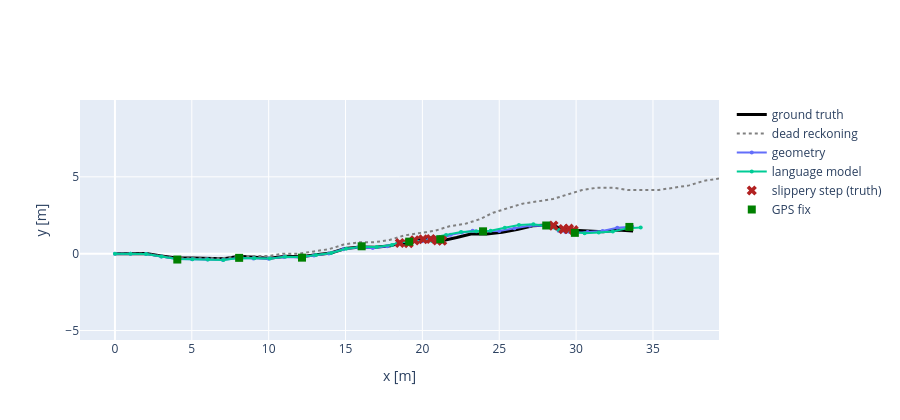

Notebook source saved alongside this figure:
### Markdown cell above
## One route up close

The trajectories show where the error comes from. Dead reckoning trusts every odometry step, so it
overshoots each slippery stretch. The graph pulls the trajectory back toward the GPS fixes, and the mode
evidence decides which steps absorb the correction.

### Code cell
SHOW = ["geometry", "language model"]
COLORS = {"geometry": "#636efa", "keywords": "#ef553b", "language model": "#00cc96"}
estimates = {source: solve(route, evidence(route, source)) for source in SHOW}

dead_reckoning = [Pose2()]
for z in route["odometry"]:
    dead_reckoning.append(dead_reckoning[-1].compose(z))

fig = go.Figure()
for name, poses, style in [("ground truth", route["truth"], dict(color="black", width=3)),
                           ("dead reckoning", dead_reckoning, dict(color="gray", dash="dot"))]:
    fig.add_trace(go.Scatter(x=[p.x() for p in poses], y=[p.y() for p in poses], mode="lines",
                             name=name, line=style))
for source in SHOW:
    poses = estimates[source][1]
    fig.add_trace(go.Scatter(x=[p.x() for p in poses], y=[p.y() for p in poses], mode="lines+markers",
                             marker=dict(size=4), name=source, line=dict(color=COLORS[source])))
slips = [k + 1 for k, m in enumerate(route["modes"]) if m]
fig.add_trace(go.Scatter(x=[route["truth"][k].x() for k in slips], y=[route["truth"][k].y() for k in slips],
                         mode="markers", name="slippery step (truth)",
                         marker=dict(symbol="x", size=9, color="firebrick")))
fig.add_trace(go.Scatter(x=[p.x() for p in route["gps"].values()], y=[p.y() for p in route["gps"].values()],
                         mode="markers", name="GPS fix", marker=dict(symbol="square", size=8, color="green")))
fig.update_layout(xaxis_title="x [m]", yaxis_title="y [m]", yaxis_scaleanchor="x", height=420)
fig.show()

### Figure 1 — Plotly figure (JSON) as saved in the notebook; plotly's stock layout.template omitted (floating-point values rounded to 4 significant figures)
{"data": [{"line": {"color": "black", "width": 3}, "mode": "lines", "name": "ground truth", "type": "scatter", "x": [0.0, 1.02, 2.034, 3.02, 4.006, 5.032, 6.044, 7.096, 8.078, 9.092, 10.05, 11.11, 12.09, 13.09, 14.05, 14.98, 15.99, 16.95, 17.92, 18.53, 19.11, 19.49, 20.05, 20.55, 20.97, 21.29, 22.23, 23.16, 24.19, 25.19, 26.23, 27.18, 28.15, 28.53, 29.17, 29.53, 29.84, 30.82, 31.76, 32.71, 33.71], "y": [0.0, -0.01921, 0.007069, -0.1471, -0.282, -0.287, -0.3076, -0.3211, -0.1634, -0.2107, -0.2938, -0.1661, -0.1967, -0.07057, 0.0481, 0.3399, 0.4393, 0.424, 0.5117, 0.696, 0.6791, 0.8687, 0.9396, 0.9551, 0.8639, 0.8476, 1.053, 1.283, 1.289, 1.39, 1.595, 1.815, 1.87, 1.826, 1.601, 1.627, 1.527, 1.474, 1.43, 1.54, 1.47]}, {"line": {"color": "gray", "dash": "dot"}, "mode": "lines", "name": "dead reckoning", "type": "scatter", "x": [0.0, 1.0, 2.0, 2.989, 3.978, 4.978, 5.978, 6.978, 7.966, 8.966, 9.966, 10.96, 11.96, 12.94, 13.93, 14.89, 15.88, 16.88, 17.87, 18.82, 19.81, 20.8, 21.75, 22.74, 23.7, 24.6, 25.55, 26.51, 27.5, 28.49, 29.44, 30.4, 31.39, 32.39, 33.37, 34.37, 35.37, 36.36, 37.35, 38.31, 39.3], "y": [0.0, 0.0, 0.0, -0.1494, -0.2989, -0.2989, -0.2989, -0.2989, -0.1494, -0.1494, -0.1494, -1.388e-16, -1.665e-16, 0.1494, 0.2989, 0.5944, 0.7438, 0.7438, 0.8933, 1.189, 1.338, 1.488, 1.783, 1.933, 2.228, 2.663, 2.959, 3.254, 3.404, 3.553, 3.849, 4.144, 4.294, 4.294, 4.144, 4.144, 4.144, 4.294, 4.443, 4.738, 4.888]}, {"line": {"color": "#636efa"}, "marker": {"size": 4}, "mode": "lines+markers", "name": "geometry", "type": "scatter", "x": [0.0003347, 1.009, 2.017, 3.013, 4.008, 5.011, 6.014, 7.016, 8.011, 9.006, 10.0, 10.99, 11.98, 12.95, 13.92, 14.85, 15.82, 16.77, 17.71, 18.62, 19.56, 19.98, 20.37, 20.79, 21.18, 21.85, 22.56, 23.27, 24.0, 25.0, 25.99, 26.98, 27.99, 28.44, 28.86, 29.31, 29.77, 30.74, 31.72, 32.68, 33.65], "y": [-0.0002074, -0.00673, -0.01778, -0.1819, -0.3491, -0.3661, -0.3854, -0.4067, -0.2801, -0.3055, -0.332, -0.2091, -0.2361, -0.1109, 0.0144, 0.2866, 0.4105, 0.3728, 0.4843, 0.744, 0.8557, 0.8141, 0.9128, 0.8556, 0.9421, 1.234, 1.371, 1.495, 1.459, 1.479, 1.648, 1.816, 1.836, 1.742, 1.5, 1.412, 1.336, 1.405, 1.474, 1.691, 1.758]}, {"line": {"color": "#00cc96"}, "marker": {"size": 4}, "mode": "lines+markers", "name": "language model", "type": "scatter", "x": [0.0005467, 1.014, 2.028, 3.029, 4.03, 5.04, 6.051, 7.061, 8.063, 9.072, 10.08, 11.08, 12.09, 13.08, 14.07, 15.03, 16.03, 17.02, 18.01, 18.56, 19.14, 19.64, 20.12, 20.62, 21.1, 20.57, 21.54, 22.51, 23.5, 24.44, 25.36, 26.28, 27.22, 28.06, 28.87, 29.72, 30.56, 31.47, 32.39, 33.29, 34.2], "y": [-0.0002209, -0.007027, -0.01809, -0.1819, -0.3485, -0.3647, -0.3829, -0.4029, -0.2746, -0.2974, -0.3207, -0.1944, -0.2174, -0.08551, 0.0469, 0.3262, 0.4587, 0.4386, 0.5678, 0.757, 0.782, 0.7593, 0.8739, 0.8302, 0.9295, 1.032, 1.223, 1.414, 1.455, 1.496, 1.685, 1.873, 1.908, 1.798, 1.539, 1.431, 1.329, 1.38, 1.437, 1.647, 1.71]}, {"marker": {"color": "firebrick", "size": 9, "symbol": "x"}, "mode": "markers", "name": "slippery step (truth)", "type": "scatter", "x": [18.53, 19.11, 19.49, 20.05, 20.55, 20.97, 21.29, 28.53, 29.17, 29.53, 29.84], "y": [0.696, 0.6791, 0.8687, 0.9396, 0.9551, 0.8639, 0.8476, 1.826, 1.601, 1.627, 1.527]}, {"marker": {"color": "green", "size": 8, "symbol": "square"}, "mode": "markers", "name": "GPS fix", "type": "scatter", "x": [4.056, 8.08, 12.17, 16.05, 19.14, 21.17, 23.95, 28.06, 29.92, 33.47], "y": [-0.3797, -0.2705, -0.2575, 0.4817, 0.7841, 0.9378, 1.455, 1.834, 1.356, 1.741]}], "layout": {"height": 420, "xaxis": {"title": {"text": "x [m]"}}, "yaxis": {"scaleanchor": "x", "title": {"text": "y [m]"}}}}
